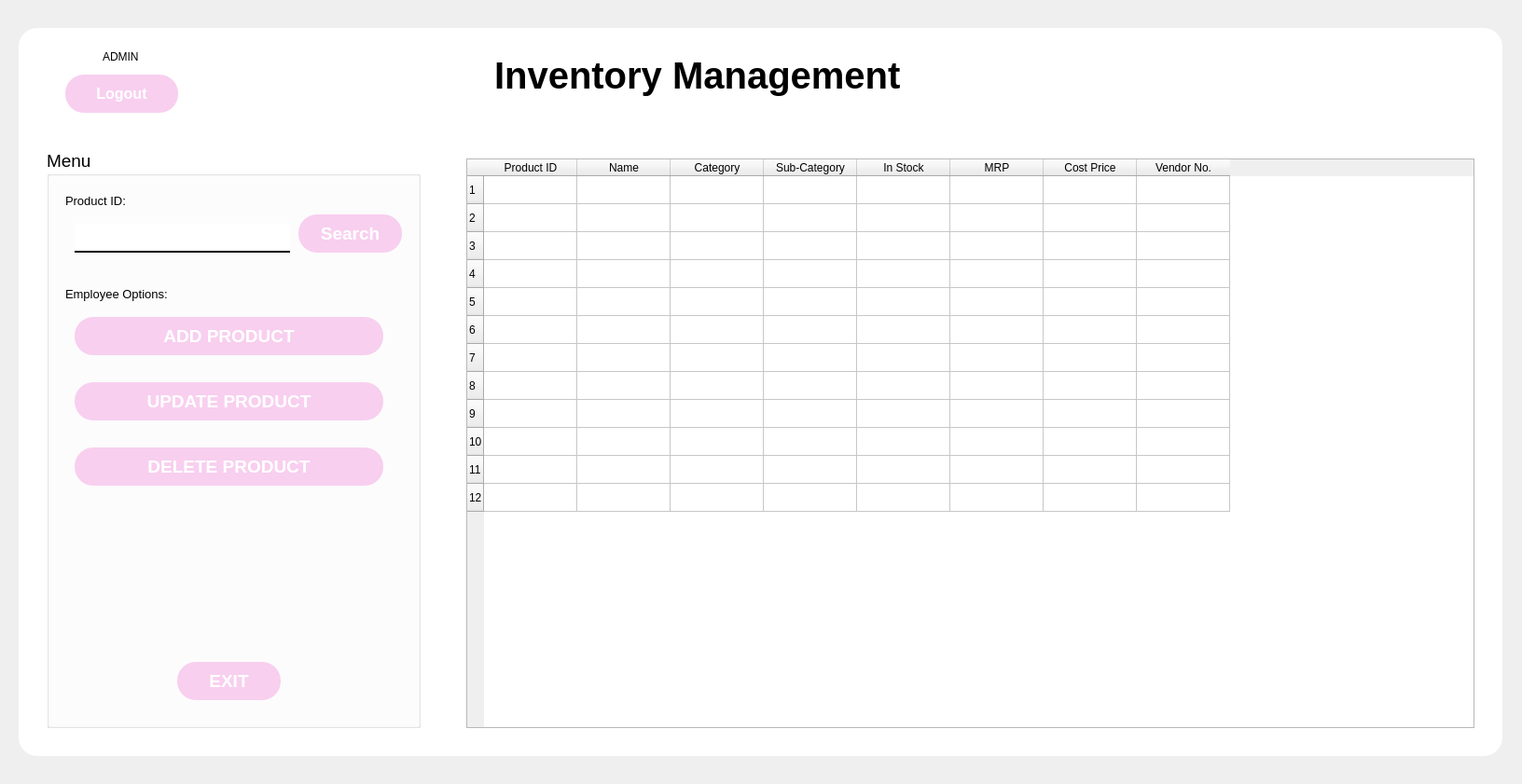
<?xml version="1.0" encoding="UTF-8"?>
<ui version="4.0">
 <class>MainWindow</class>
 <widget class="QMainWindow" name="MainWindow">
  <property name="geometry">
   <rect>
    <x>0</x>
    <y>0</y>
    <width>1632</width>
    <height>841</height>
   </rect>
  </property>
  <property name="windowTitle">
   <string>Inventory Management</string>
  </property>
  <property name="styleSheet">
   <string notr="true"/>
  </property>
  <widget class="QWidget" name="centralwidget">
   <widget class="QLabel" name="label">
    <property name="geometry">
     <rect>
      <x>110</x>
      <y>50</y>
      <width>91</width>
      <height>21</height>
     </rect>
    </property>
    <property name="font">
     <font>
      <pointsize>9</pointsize>
     </font>
    </property>
    <property name="text">
     <string>ADMIN</string>
    </property>
   </widget>
   <widget class="QPushButton" name="pushButtonLogout">
    <property name="geometry">
     <rect>
      <x>70</x>
      <y>80</y>
      <width>121</width>
      <height>41</height>
     </rect>
    </property>
    <property name="font">
     <font>
      <pointsize>12</pointsize>
      <weight>75</weight>
      <bold>true</bold>
     </font>
    </property>
    <property name="styleSheet">
     <string notr="true">color: rgb(255, 255, 255);
background-color: rgb(248, 207, 239);
border-radius: 20</string>
    </property>
    <property name="text">
     <string>Logout</string>
    </property>
    <property name="icon">
     <iconset>
      <normaloff>../images/log-out.png</normaloff>../images/log-out.png</iconset>
    </property>
   </widget>
   <widget class="QLabel" name="label_2">
    <property name="geometry">
     <rect>
      <x>530</x>
      <y>30</y>
      <width>611</width>
      <height>101</height>
     </rect>
    </property>
    <property name="font">
     <font>
      <family>MS Shell Dlg 2</family>
      <pointsize>30</pointsize>
      <weight>75</weight>
      <bold>true</bold>
     </font>
    </property>
    <property name="text">
     <string>Inventory Management</string>
    </property>
   </widget>
   <widget class="QGroupBox" name="groupBoxMenu">
    <property name="geometry">
     <rect>
      <x>50</x>
      <y>160</y>
      <width>401</width>
      <height>621</height>
     </rect>
    </property>
    <property name="font">
     <font>
      <pointsize>14</pointsize>
     </font>
    </property>
    <property name="title">
     <string>Menu</string>
    </property>
    <widget class="QLabel" name="label_3">
     <property name="geometry">
      <rect>
       <x>20</x>
       <y>40</y>
       <width>131</width>
       <height>31</height>
      </rect>
     </property>
     <property name="font">
      <font>
       <pointsize>10</pointsize>
      </font>
     </property>
     <property name="styleSheet">
      <string notr="true"/>
     </property>
     <property name="text">
      <string>Product ID:</string>
     </property>
    </widget>
    <widget class="QPushButton" name="pushButtonSearch">
     <property name="geometry">
      <rect>
       <x>270</x>
       <y>70</y>
       <width>111</width>
       <height>41</height>
      </rect>
     </property>
     <property name="font">
      <font>
       <pointsize>14</pointsize>
       <weight>75</weight>
       <bold>true</bold>
      </font>
     </property>
     <property name="styleSheet">
      <string notr="true">color: rgb(255, 255, 255);
background-color: rgb(248, 207, 239);
border-radius: 20</string>
     </property>
     <property name="text">
      <string>Search</string>
     </property>
    </widget>
    <widget class="QLineEdit" name="lineEditProductID">
     <property name="geometry">
      <rect>
       <x>30</x>
       <y>80</y>
       <width>231</width>
       <height>31</height>
      </rect>
     </property>
     <property name="font">
      <font>
       <pointsize>10</pointsize>
       <italic>true</italic>
      </font>
     </property>
     <property name="styleSheet">
      <string notr="true">border: none;
border-bottom: 2px solid black; /* Điều chỉnh độ dày và màu của viền dưới */
padding: 5px;</string>
     </property>
     <property name="placeholderText">
      <string/>
     </property>
    </widget>
    <widget class="QLabel" name="label_4">
     <property name="geometry">
      <rect>
       <x>20</x>
       <y>140</y>
       <width>281</width>
       <height>31</height>
      </rect>
     </property>
     <property name="font">
      <font>
       <pointsize>10</pointsize>
      </font>
     </property>
     <property name="text">
      <string>Employee Options:</string>
     </property>
    </widget>
    <widget class="QPushButton" name="pushButtonAddProduct">
     <property name="geometry">
      <rect>
       <x>30</x>
       <y>180</y>
       <width>331</width>
       <height>41</height>
      </rect>
     </property>
     <property name="font">
      <font>
       <pointsize>14</pointsize>
       <weight>75</weight>
       <bold>true</bold>
      </font>
     </property>
     <property name="styleSheet">
      <string notr="true">color: rgb(255, 255, 255);
background-color: rgb(248, 207, 239);
border-radius: 20</string>
     </property>
     <property name="text">
      <string>ADD PRODUCT</string>
     </property>
    </widget>
    <widget class="QPushButton" name="pushButtonUpdateProduct">
     <property name="geometry">
      <rect>
       <x>30</x>
       <y>250</y>
       <width>331</width>
       <height>41</height>
      </rect>
     </property>
     <property name="font">
      <font>
       <pointsize>14</pointsize>
       <weight>75</weight>
       <bold>true</bold>
      </font>
     </property>
     <property name="styleSheet">
      <string notr="true">color: rgb(255, 255, 255);
background-color: rgb(248, 207, 239);
border-radius: 20</string>
     </property>
     <property name="text">
      <string>UPDATE PRODUCT</string>
     </property>
    </widget>
    <widget class="QPushButton" name="pushButtonDeleteProduct">
     <property name="geometry">
      <rect>
       <x>30</x>
       <y>320</y>
       <width>331</width>
       <height>41</height>
      </rect>
     </property>
     <property name="font">
      <font>
       <pointsize>14</pointsize>
       <weight>75</weight>
       <bold>true</bold>
      </font>
     </property>
     <property name="styleSheet">
      <string notr="true">color: rgb(255, 255, 255);
background-color: rgb(248, 207, 239);
border-radius: 20</string>
     </property>
     <property name="text">
      <string>DELETE PRODUCT</string>
     </property>
    </widget>
    <widget class="QPushButton" name="pushButtonExit">
     <property name="geometry">
      <rect>
       <x>140</x>
       <y>550</y>
       <width>111</width>
       <height>41</height>
      </rect>
     </property>
     <property name="font">
      <font>
       <pointsize>14</pointsize>
       <weight>75</weight>
       <bold>true</bold>
      </font>
     </property>
     <property name="styleSheet">
      <string notr="true">color: rgb(255, 255, 255);
background-color: rgb(248, 207, 239);
border-radius: 20</string>
     </property>
     <property name="text">
      <string>EXIT</string>
     </property>
     <property name="icon">
      <iconset>
       <normaloff>C:/Users/Phuong Nhi/Downloads/close.png</normaloff>C:/Users/Phuong Nhi/Downloads/close.png</iconset>
     </property>
     <property name="iconSize">
      <size>
       <width>25</width>
       <height>25</height>
      </size>
     </property>
    </widget>
   </widget>
   <widget class="QLabel" name="label_5">
    <property name="geometry">
     <rect>
      <x>20</x>
      <y>30</y>
      <width>1591</width>
      <height>781</height>
     </rect>
    </property>
    <property name="styleSheet">
     <string notr="true">border-radius: 20; background: rgb(255, 255, 255)</string>
    </property>
    <property name="text">
     <string/>
    </property>
   </widget>
   <widget class="QLabel" name="label_6">
    <property name="geometry">
     <rect>
      <x>0</x>
      <y>0</y>
      <width>1631</width>
      <height>851</height>
     </rect>
    </property>
    <property name="text">
     <string/>
    </property>
    <property name="pixmap">
     <pixmap>../images/background.jpg</pixmap>
    </property>
    <property name="scaledContents">
     <bool>true</bool>
    </property>
   </widget>
   <widget class="QLabel" name="label_7">
    <property name="geometry">
     <rect>
      <x>80</x>
      <y>50</y>
      <width>21</width>
      <height>21</height>
     </rect>
    </property>
    <property name="text">
     <string/>
    </property>
    <property name="pixmap">
     <pixmap>../images/profile.png</pixmap>
    </property>
    <property name="scaledContents">
     <bool>true</bool>
    </property>
   </widget>
   <widget class="QLabel" name="timelabel">
    <property name="geometry">
     <rect>
      <x>1280</x>
      <y>60</y>
      <width>191</width>
      <height>21</height>
     </rect>
    </property>
    <property name="font">
     <font>
      <pointsize>10</pointsize>
      <italic>true</italic>
     </font>
    </property>
    <property name="text">
     <string/>
    </property>
   </widget>
   <widget class="QTableWidget" name="tableWidgetProduct">
    <property name="geometry">
     <rect>
      <x>500</x>
      <y>170</y>
      <width>1081</width>
      <height>611</height>
     </rect>
    </property>
    <row>
     <property name="text">
      <string>1</string>
     </property>
    </row>
    <row>
     <property name="text">
      <string>2</string>
     </property>
    </row>
    <row>
     <property name="text">
      <string>3</string>
     </property>
    </row>
    <row>
     <property name="text">
      <string>4</string>
     </property>
    </row>
    <row>
     <property name="text">
      <string>5</string>
     </property>
    </row>
    <row>
     <property name="text">
      <string>6</string>
     </property>
    </row>
    <row>
     <property name="text">
      <string>7</string>
     </property>
    </row>
    <row>
     <property name="text">
      <string>8</string>
     </property>
    </row>
    <row>
     <property name="text">
      <string>9</string>
     </property>
    </row>
    <row>
     <property name="text">
      <string>10</string>
     </property>
    </row>
    <row>
     <property name="text">
      <string>11</string>
     </property>
    </row>
    <row>
     <property name="text">
      <string>12</string>
     </property>
    </row>
    <column>
     <property name="text">
      <string>Product ID</string>
     </property>
    </column>
    <column>
     <property name="text">
      <string>Name</string>
     </property>
    </column>
    <column>
     <property name="text">
      <string>Category</string>
     </property>
    </column>
    <column>
     <property name="text">
      <string>Sub-Category</string>
     </property>
    </column>
    <column>
     <property name="text">
      <string>In Stock</string>
     </property>
    </column>
    <column>
     <property name="text">
      <string>MRP</string>
     </property>
    </column>
    <column>
     <property name="text">
      <string>Cost Price</string>
     </property>
    </column>
    <column>
     <property name="text">
      <string>Vendor No.</string>
     </property>
    </column>
   </widget>
   <zorder>label_6</zorder>
   <zorder>label_5</zorder>
   <zorder>label</zorder>
   <zorder>pushButtonLogout</zorder>
   <zorder>label_2</zorder>
   <zorder>groupBoxMenu</zorder>
   <zorder>label_7</zorder>
   <zorder>timelabel</zorder>
   <zorder>tableWidgetProduct</zorder>
  </widget>
 </widget>
 <resources/>
 <connections/>
</ui>
